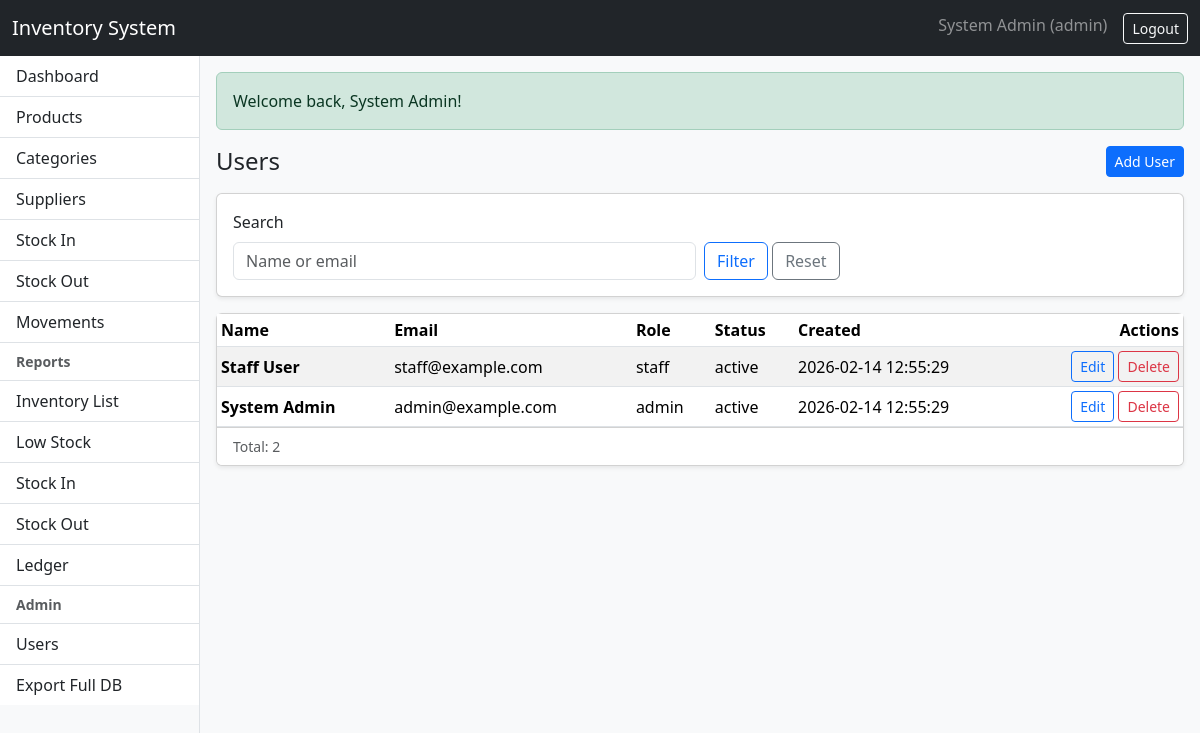
The page /modules/users/index.php (signed in) on the database its author committed.
### tables this page shows
CREATE TABLE users (
  id CHAR(36) NOT NULL,
  name VARCHAR(150) NOT NULL,
  email VARCHAR(190) NOT NULL,
  password_hash VARCHAR(255) NOT NULL,
  role ENUM('admin','staff') NOT NULL DEFAULT 'staff',
  status ENUM('active','inactive') NOT NULL DEFAULT 'active',
  created_at DATETIME NOT NULL DEFAULT CURRENT_TIMESTAMP,
  PRIMARY KEY (id),
  UNIQUE KEY uq_users_email (email),
  KEY idx_users_role (role),
  KEY idx_users_status (status)
);

### config/config.php (called while the page is built, shortened)
<?php
function base_url(string $path = ''): string
{
    $path = ltrim($path, '/');
    return rtrim(BASE_URL, '/') . '/' . $path;
}
function e(?string $value): string
{
    return htmlspecialchars((string)$value, ENT_QUOTES | ENT_SUBSTITUTE, 'UTF-8');
}
function get(string $key, $default = null)
{
    return $_GET[$key] ?? $default;
}
function sanitize_string($value): string
{
    $value = (string)$value;
    $value = trim($value);
    $value = preg_replace('/\s+/', ' ', $value);
    return $value;
}

### modules/users/index.php (the view, shortened to what this page needs)
<?php
$action = (string)get('action', 'list');
$errors = [];
require_once __DIR__ . '/../../views/header.php';
require_once __DIR__ . '/../../views/sidebar.php';
if ($action === 'create'):
?>
  <div class="d-flex align-items-center justify-content-between mb-3">
    <h4 class="mb-0">Create User</h4>
    <a class="btn btn-outline-secondary btn-sm" href="<?= e(base_url('modules/users/index.php')) ?>">Back</a>
  </div>
  <?php if ($errors): ?>
    <div class="alert alert-danger"><ul class="mb-0"><?php foreach ($errors as $er) echo '<li>' . e($er) . '</li>'; ?></ul></div>
  <?php endif; ?>
  <form method="post" class="card shadow-sm">
    <div class="card-body">
      <input type="hidden" name="csrf_token" value="<?= e(csrf_token()) ?>">
      <div class="row g-3">
        <div class="col-md-6">
          <label class="form-label">Name</label>
          <input class="form-control" name="name" required value="<?= e((string)post('name','')) ?>">
        </div>
        <div class="col-md-6">
          <label class="form-label">Email</label>
          <input class="form-control" type="email" name="email" required value="<?= e((string)post('email','')) ?>">
        </div>
        <div class="col-md-6">
          <label class="form-label">Password</label>
          <input class="form-control" type="password" name="password" required>
        </div>
        <div class="col-md-3">
          <label class="form-label">Role</label>
          <select class="form-select" name="role">
            <option value="staff" <?= post('role','staff')==='staff'?'selected':'' ?>>staff</option>
            <option value="admin" <?= post('role','staff')==='admin'?'selected':'' ?>>admin</option>
          </select>
        </div>
        <div class="col-md-3">
          <label class="form-label">Status</label>
          <select class="form-select" name="status">
            <option value="active" <?= post('status','active')==='active'?'selected':'' ?>>active</option>
            <option value="inactive" <?= post('status','active')==='inactive'?'selected':'' ?>>inactive</option>
          </select>
        </div>
      </div>
    </div>
    <div class="card-footer bg-white">
      <button class="btn btn-primary" type="submit">Save</button>
    </div>
  </form>
<?php
else:
    $q = sanitize_string((string)get('q',''));
    [$page, $perPage, $offset] = paginate_params(10);
    $where = '1=1';
    $params = [];
    $countStmt = $pdo->prepare("SELECT COUNT(*) FROM users WHERE $where");
    $countStmt->execute($params);
    $total = (int)$countStmt->fetchColumn();
    $stmt = $pdo->prepare("SELECT id, name, email, role, status, created_at FROM users WHERE $where ORDER BY created_at DESC LIMIT :limit OFFSET :offset");
    $stmt->bindValue(':limit', $perPage, PDO::PARAM_INT);
    $stmt->bindValue(':offset', $offset, PDO::PARAM_INT);
    $stmt->execute();
    $rows = $stmt->fetchAll();
?>
  <div class="d-flex align-items-center justify-content-between mb-3">
    <h4 class="mb-0">Users</h4>
    <a class="btn btn-primary btn-sm" href="<?= e(base_url('modules/users/index.php?action=create')) ?>">Add User</a>
  </div>
  <form class="card shadow-sm mb-3" method="get">
    <div class="card-body">
      <div class="row g-2 align-items-end">
        <div class="col-md-6">
          <label class="form-label">Search</label>
          <input class="form-control" name="q" value="<?= e($q) ?>" placeholder="Name or email">
        </div>
        <div class="col-md-6">
          <button class="btn btn-outline-primary" type="submit">Filter</button>
          <a class="btn btn-outline-secondary" href="<?= e(base_url('modules/users/index.php')) ?>">Reset</a>
        </div>
      </div>
    </div>
  </form>
  <div class="card shadow-sm">
    <div class="table-responsive">
      <table class="table table-sm table-striped mb-0">
        <thead>
          <tr>
            <th>Name</th>
            <th>Email</th>
            <th>Role</th>
            <th>Status</th>
            <th>Created</th>
            <th class="text-end">Actions</th>
          </tr>
        </thead>
        <tbody>
          <?php if (!$rows): ?>
            <tr><td colspan="6" class="text-center text-muted py-3">No users found.</td></tr>
          <?php else: ?>
            <?php foreach ($rows as $r): ?>
              <tr>
                <td class="fw-semibold"><?= e($r['name']) ?></td>
                <td><?= e($r['email']) ?></td>
                <td><?= e($r['role']) ?></td>
                <td><?= e($r['status']) ?></td>
                <td><?= e($r['created_at']) ?></td>
                <td class="text-end">
                  <a class="btn btn-outline-primary btn-sm" href="<?= e(base_url('modules/users/index.php?action=edit&id=' . urlencode($r['id']))) ?>">Edit</a>
                  <form method="post" action="<?= e(base_url('modules/users/index.php?action=delete&id=' . urlencode($r['id']))) ?>" class="d-inline" onsubmit="return confirm('Delete this user?')">
                    <button class="btn btn-outline-danger btn-sm" type="submit">Delete</button>
                  </form>
                </td>
              </tr>
            <?php endforeach; ?>
          <?php endif; ?>
        </tbody>
      </table>
    </div>
    <div class="card-footer bg-white d-flex justify-content-between align-items-center">
      <div class="text-muted small">Total: <?= e((string)$total) ?></div>
    </div>
  </div>
<?php
endif;
require_once __DIR__ . '/../../views/footer.php';

### assets/app.css (style rules this page uses)
body { background: #f8f9fa; }
.table td, .table th { vertical-align: middle; }

### rows shown on the page
users: name "Staff User", email "staff@example.com", role "staff", status "active", created_at "2026-02-14 12:55:29"
users: name "System Admin", email "admin@example.com", role "admin", status "active", created_at "2026-02-14 12:55:29"

### other values the page prints
APP_NAME "Inventory System"
$u['name'] "System Admin"
$u['role'] "admin"
$flash['message'] "Welcome back, System Admin!"
$total "2"
